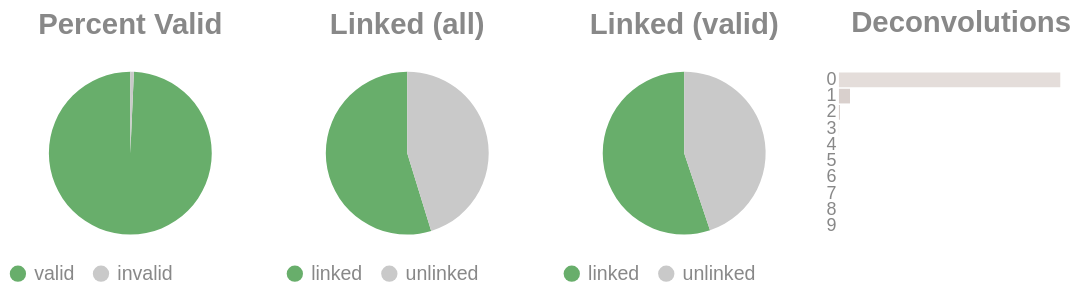

Write notebook code for a chart like this one.
### Code cell
if SKIPLR:
    pass
else:
    clash = Counter()
    for i in valids['molecule'].to_list():
        _mol = i.split("-")
        if len(_mol) == 1:
            clash.update('0')
        else:
            clash.update(_mol[-1])

    _d = {"deconvolutions": [], 'count': []}
    for k,v in clash.items():
        _d['deconvolutions'].append(k)
        _d['count'].append(v)

    tot_valid = valids['reads'].sum()
    mask = valids['reads'] >= 2
    n_linked_reads = valids.filter(mask)['reads'].sum()
    if n_linked_reads == 0:
        print_html("No linked molecules (>=2 reads) were detected; skipping linked-only distributions.")
        SKIPLR = True
    else:
        perc_valid = round(tot_valid / n_reads, 4)
        linked_perc_abs = round(n_linked_reads / n_reads, 4)
        linked_perc = round(n_linked_reads / tot_valid, 4)

    _valid = pl.DataFrame({"valids": ['valid', 'invalid'], "count": [tot_valid, n_reads - tot_valid]})
    _linked_abs = pl.DataFrame({"linked (absolute)": ['linked', 'unlinked'], "count": [n_linked_reads, n_reads - n_linked_reads]})
    _linked_rel = pl.DataFrame({"linked (valids)": ['linked', 'unlinked'], "count": [n_linked_reads, tot_valid - n_linked_reads]})

    (
        alt.hconcat(
            piechart(_valid, goodval = 'valid', title = "Percent Valid"),
            piechart(_linked_abs, goodval = "linked", title =  "Linked (all)"),
            piechart(_linked_rel, goodval = "linked", title =  "Linked (valid)"),
            convolutionbar(pl.DataFrame(_d), title = "Deconvolutions"),
            center = True,
            bounds = 'flush'
        )
        .resolve_scale(color='independent')
        .resolve_legend('independent')
        .properties(usermeta={'embedOptions': {"actions": False}})
    ).display()

### Figure 1 — Vega-Lite specification as saved in the notebook (floating-point values rounded to 4 significant figures)
{"width": "container", "height": 400, "config": {"title": {"anchor": "start", "dy": -15, "fontSize": 18, "color": "#888888", "subtitleColor": "#888888", "subtitleFontSize": 14}, "arc": {"fill": "#0072B2"}, "axis": {"domainColor": "#888888", "domainWidth": 0.5, "gridWidth": 0.2, "grid": false, "titleFontWeight": 400, "titleFontSize": 15, "labelFontSize": 11, "labelColor": "#888888", "tickColor": "#888888", "tickWidth": 0.2, "titleColor": "#888888"}, "axisBand": {"grid": false}, "axisX": {"grid": true, "tickSize": 10, "domainCap": "round"}, "axisY": {"domain": false, "grid": true, "tickSize": 0, "domainCap": "round"}, "background": "transparent", "header": {"labelFontSize": 15, "labelColor": "#888888", "titleFontSize": 15, "titleFontWeight": 600, "titleColor": "#888888"}, "legend": {"labelFont": "sans-serif", "labelFontSize": 12, "labelColor": "#888888", "symbolSize": 100, "symbolType": "circle", "titleFontSize": 12, "titlePadding": 10, "titleColor": "#888888", "title": null}, "range": {"category": ["#E69F00", "#56B4E9", "#009E73", "#F0E442", "#0072B2", "#D55E00", "#CC79A7", "#000000"], "diverging": ["#cfe8f3", "#a2d4ec", "#73bfe2", "#46abdb", "#1696d2", "#12719e"]}, "area": {"fill": "#0072B2", "fillOpacity": 0.7, "line": true, "strokeOpacity": 0.7}, "line": {"color": "#0072B2", "stroke": "#0072B2", "strokeWidth": 2}, "trail": {"color": "#0072B2", "stroke": "#0072B2", "strokeWidth": 0, "size": 1}, "point": {"filled": true, "fillOpacity": 1.0, "size": 95}, "text": {"color": "#888888", "fontSize": 11, "align": "right", "fontWeight": 400, "size": 11}, "bar": {"fill": "#0072B2", "stroke": null}, "view": {"stroke": null, "continuousWidth": 660, "continuousHeight": 400}}, "hconcat": [{"data": {"name": "data-4d54d9b5c24ccd920971caee6c5d22fc"}, "mark": {"type": "arc"}, "encoding": {"color": {"field": "valids", "legend": {"orient": "bottom", "title": null}, "scale": {"domain": ["valid", "invalid"], "range": ["#68ae6b", "#C9C9C9"]}, "title": "Valids", "type": "nominal"}, "theta": {"field": "count", "type": "quantitative"}, "tooltip": [{"field": "valids", "title": "Valids", "type": "ordinal"}, {"field": "percent", "format": ".2%", "title": "Percent", "type": "quantitative"}, {"field": "count", "title": "Count", "type": "quantitative"}]}, "height": 100, "title": {"text": "Percent Valid", "align": "center", "anchor": "middle"}, "transform": [{"calculate": "datum.count / 15706461", "as": "percent"}], "width": 150}, {"data": {"name": "data-514dad170f24419338ca9507773569ab"}, "mark": {"type": "arc"}, "encoding": {"color": {"field": "linked (absolute)", "legend": {"orient": "bottom", "title": null}, "scale": {"domain": ["linked", "unlinked"], "range": ["#68ae6b", "#C9C9C9"]}, "title": "Linked (Absolute)", "type": "nominal"}, "theta": {"field": "count", "type": "quantitative"}, "tooltip": [{"field": "linked (absolute)", "title": "Linked (Absolute)", "type": "ordinal"}, {"field": "percent", "format": ".2%", "title": "Percent", "type": "quantitative"}, {"field": "count", "title": "Count", "type": "quantitative"}]}, "height": 100, "title": {"text": "Linked (all)", "align": "center", "anchor": "middle"}, "transform": [{"calculate": "datum.count / 15706461", "as": "percent"}], "width": 150}, {"data": {"name": "data-4ca12fc141f958bdd47de4dcb8fa4934"}, "mark": {"type": "arc"}, "encoding": {"color": {"field": "linked (valids)", "legend": {"orient": "bottom", "title": null}, "scale": {"domain": ["linked", "unlinked"], "range": ["#68ae6b", "#C9C9C9"]}, "title": "Linked (Valids)", "type": "nominal"}, "theta": {"field": "count", "type": "quantitative"}, "tooltip": [{"field": "linked (valids)", "title": "Linked (Valids)", "type": "ordinal"}, {"field": "percent", "format": ".2%", "title": "Percent", "type": "quantitative"}, {"field": "count", "title": "Count", "type": "quantitative"}]}, "height": 100, "title": {"text": "Linked (valid)", "align": "center", "anchor": "middle"}, "transform": [{"calculate": "datum.count / 15596141", "as": "percent"}], "width": 150}, {"data": {"name": "data-b4e103d808ceb723335e95e0df508c6a"}, "mark": {"type": "bar"}, "encoding": {"color": {"field": "deconvolutions", "legend": null, "scale": {"scheme": "lightgreyred"}, "type": "nominal"}, "tooltip": [{"field": "deconvolutions", "title": "Deconvolutions", "type": "ordinal"}, {"field": "percent", "format": ".2%", "title": "Percent", "type": "quantitative"}, {"field": "count", "title": "Count", "type": "quantitative"}], "x": {"axis": null, "field": "count", "type": "quantitative"}, "y": {"field": "deconvolutions", "sort": "ascending", "title": null, "type": "nominal"}}, "height": 100, "title": {"text": "Deconvolutions", "align": "center", "anchor": "middle"}, "transform": [{"calculate": "datum.count / 9552196", "as": "percent"}], "width": 150}], "bounds": "flush", "center": true, "resolve": {"legend": {"angle": "independent"}, "scale": {"color": "independent"}}, "usermeta": {"embedOptions": {"actions": false}}, "$schema": "https://vega.github.io/schema/vega-lite/v6.1.0.json", "datasets": {"data-4d54d9b5c24ccd920971caee6c5d22fc": [{"valids": "valid", "count": 15596141}, {"valids": "invalid", "count": 110320}], "data-514dad170f24419338ca9507773569ab": [{"linked (absolute)": "linked", "count": 8599280}, {"linked (absolute)": "unlinked", "count": 7107181}], "data-4ca12fc141f958bdd47de4dcb8fa4934": [{"linked (valids)": "linked", "count": 8599280}, {"linked (valids)": "unlinked", "count": 6996861}], "data-b4e103d808ceb723335e95e0df508c6a": [{"deconvolutions": "0", "count": 9058133}, {"deconvolutions": "1", "count": 452454}, {"deconvolutions": "2", "count": 37071}, {"deconvolutions": "3", "count": 3959}, {"deconvolutions": "4", "count": 472}, {"deconvolutions": "5", "count": 86}, {"deconvolutions": "6", "count": 16}, {"deconvolutions": "7", "count": 3}, {"deconvolutions": "8", "count": 1}, {"deconvolutions": "9", "count": 1}]}}
